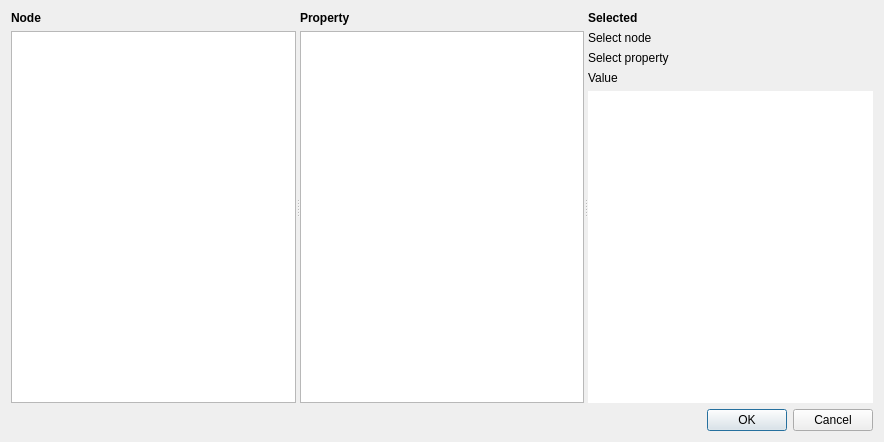
<?xml version="1.0" encoding="UTF-8"?>
<ui version="4.0">
 <class>Dialog</class>
 <widget class="QDialog" name="Dialog">
  <property name="geometry">
   <rect>
    <x>0</x>
    <y>0</y>
    <width>884</width>
    <height>442</height>
   </rect>
  </property>
  <property name="windowTitle">
   <string>Select property</string>
  </property>
  <layout class="QVBoxLayout" name="verticalLayout">
   <item>
    <widget class="QSplitter" name="splitter">
     <property name="orientation">
      <enum>Qt::Horizontal</enum>
     </property>
     <widget class="QWidget" name="widget" native="true">
      <layout class="QVBoxLayout" name="verticalLayout_2">
       <property name="topMargin">
        <number>0</number>
       </property>
       <property name="bottomMargin">
        <number>0</number>
       </property>
       <item>
        <widget class="QLabel" name="label">
         <property name="styleSheet">
          <string notr="true">font: bold;</string>
         </property>
         <property name="text">
          <string>Node</string>
         </property>
        </widget>
       </item>
       <item>
        <widget class="QListWidget" name="lwNodes">
         <property name="frameShape">
          <enum>QFrame::StyledPanel</enum>
         </property>
         <property name="frameShadow">
          <enum>QFrame::Plain</enum>
         </property>
         <property name="editTriggers">
          <set>QAbstractItemView::NoEditTriggers</set>
         </property>
         <property name="sortingEnabled">
          <bool>true</bool>
         </property>
        </widget>
       </item>
      </layout>
     </widget>
     <widget class="QWidget" name="widget_2" native="true">
      <layout class="QVBoxLayout" name="verticalLayout_3">
       <property name="topMargin">
        <number>0</number>
       </property>
       <property name="bottomMargin">
        <number>0</number>
       </property>
       <item>
        <widget class="QLabel" name="label_2">
         <property name="styleSheet">
          <string notr="true">font: bold;</string>
         </property>
         <property name="text">
          <string>Property</string>
         </property>
        </widget>
       </item>
       <item>
        <widget class="QListWidget" name="lwProperties">
         <property name="frameShape">
          <enum>QFrame::StyledPanel</enum>
         </property>
         <property name="frameShadow">
          <enum>QFrame::Plain</enum>
         </property>
         <property name="editTriggers">
          <set>QAbstractItemView::NoEditTriggers</set>
         </property>
         <property name="sortingEnabled">
          <bool>true</bool>
         </property>
        </widget>
       </item>
      </layout>
     </widget>
     <widget class="QWidget" name="widget_3" native="true">
      <layout class="QVBoxLayout" name="verticalLayout_4">
       <property name="topMargin">
        <number>0</number>
       </property>
       <property name="bottomMargin">
        <number>0</number>
       </property>
       <item>
        <widget class="QLabel" name="lbName">
         <property name="styleSheet">
          <string notr="true">font: bold;</string>
         </property>
         <property name="text">
          <string>Selected</string>
         </property>
        </widget>
       </item>
       <item>
        <widget class="QLabel" name="lbSelectedNode">
         <property name="text">
          <string>Select node</string>
         </property>
        </widget>
       </item>
       <item>
        <widget class="QLabel" name="lbSelectedProperty">
         <property name="text">
          <string>Select property</string>
         </property>
        </widget>
       </item>
       <item>
        <widget class="QLabel" name="lbValue">
         <property name="text">
          <string>Value</string>
         </property>
        </widget>
       </item>
       <item>
        <widget class="QPlainTextEdit" name="ptDoc">
         <property name="frameShape">
          <enum>QFrame::NoFrame</enum>
         </property>
         <property name="frameShadow">
          <enum>QFrame::Plain</enum>
         </property>
         <property name="readOnly">
          <bool>true</bool>
         </property>
        </widget>
       </item>
      </layout>
     </widget>
    </widget>
   </item>
   <item>
    <widget class="QDialogButtonBox" name="buttonBox">
     <property name="standardButtons">
      <set>QDialogButtonBox::Cancel|QDialogButtonBox::Ok</set>
     </property>
     <property name="centerButtons">
      <bool>false</bool>
     </property>
    </widget>
   </item>
  </layout>
 </widget>
 <tabstops>
  <tabstop>lwNodes</tabstop>
  <tabstop>lwProperties</tabstop>
  <tabstop>ptDoc</tabstop>
 </tabstops>
 <resources/>
 <connections/>
</ui>
